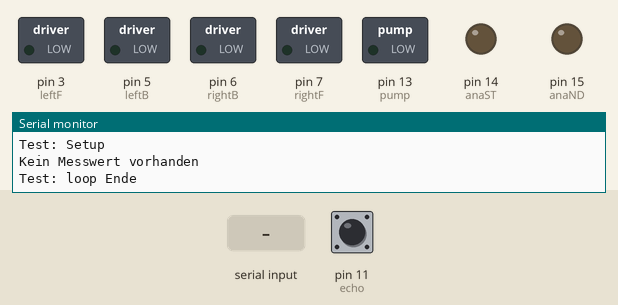
Simulated run of this sketch. Board: Arduino Uno, built with avr-gcc and run on an emulated ATmega328P. Parts: switched loads named in the sketch (green lamp = pin HIGH), output pins drawn as LEDs (lit = HIGH), the last lines printed to the serial monitor. Inputs (shaded band) come from the test bench; at power-on: pin 11 (echo) LOW. Pins used as bus, display or sensor lines are not drawn.

Above: at 1.2 s.
1.3 s: "w" received over Serial
At 3.2 s:
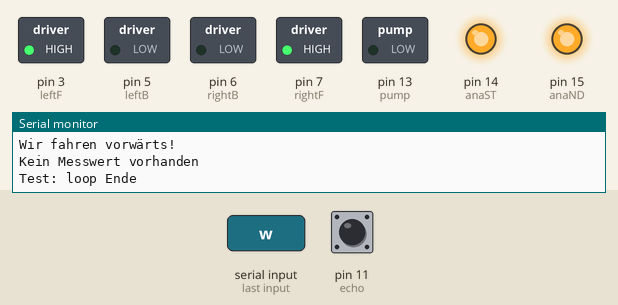
3.5 s: pin 11 (echo) pulsed HIGH 2 times (0.12 s each, 0.3 s apart)
7.1 s: pin 11 (echo) pulsed HIGH 2 times (0.12 s each, 0.3 s apart)
Timing chart, 0 to 10.1 s (numbered marks = the images above; inputs shaded):
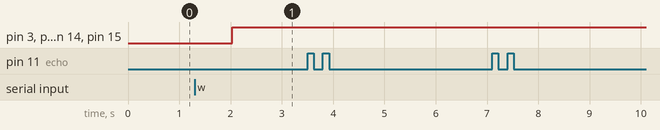

The sketch:

Loeschroboter.ino
```cpp
/*
Larissa Metzner und Jola Jacobsen
01/2023
Löschroboter
*/

#include <SPI.h>
#include <Wire.h>

//legt fest welcher Motor an welchem Pin angeschlossen ist
int leftF = 3; //links vorwärts
int leftB = 5; //links rückwärts
int rightB = 6; //rechts rückwärts
int rightF = 7; //rechts vorwärts

int anaST = 14; //der eine mit analogWrite
int anaND = 15; //der andere mit analogWrite

//legt fest welche Wassergeräte an welchem Pin angeschlossen sind
int pump = 13;
int trigger = 12;
int echo = 11;

//Variablen zur Berechnung des Wasserstandes
long duration = 0;
long distance = 0;
double percentage = 0;
double heightTank = 16; //Höhe Tank (cm)
int deviation = 2; // Höhe Sensor über maximalem Wasserspiegel

void setup()
{
  //festlegen in welchem Modus die PINs sind
  pinMode (leftF, OUTPUT);
  pinMode (leftB, OUTPUT);
  pinMode (rightF, OUTPUT);
  pinMode (rightB, OUTPUT);

  pinMode (anaST, OUTPUT);
  pinMode (anaND, OUTPUT);

  pinMode (trigger, OUTPUT);
  pinMode (echo, INPUT);
  pinMode (pump, OUTPUT);

  //Kommunikationsgeschwindikeit in Bit/sek festlegen
  Serial.begin (9600);

  Serial.println ("Test: Setup");
}

void forward ()
{
  //Pumpe ausstellen
  digitalWrite (pump, LOW);

  //Motoransteuerung zum vorwärts Fahren
  analogWrite (anaST, 255);
  analogWrite (anaND, 255);
  digitalWrite (leftF, HIGH);
  digitalWrite (rightF, HIGH);
  digitalWrite (leftB, LOW);
  digitalWrite (rightB, LOW);
}

void stop ()
{
  //Pumpe ausstellen
  digitalWrite (pump, LOW);

  //Motoransteuerung zum rückwärts Fahren
  analogWrite (anaST, 255);
  analogWrite (anaND, 255);
  digitalWrite (leftF, LOW);
  digitalWrite (rightF, LOW);
  digitalWrite (leftB, LOW);
  digitalWrite (rightB, LOW);
}

void backwards ()
{
  //Pumpe ausstellen
  digitalWrite (pump, LOW);

  //Motoransteuerung zum rückwärts Fahren
  analogWrite (anaST, 255);
  analogWrite (anaND, 255);
  digitalWrite (leftF, LOW);
  digitalWrite (rightF, LOW);
  digitalWrite (leftB, HIGH);
  digitalWrite (rightB, HIGH);
}

void left ()
{
  //Pumpe ausstellen
  digitalWrite (pump, LOW);

  //Motoransteuerung zum nach links Fahren
  analogWrite (anaST, 255);
  analogWrite (anaND, 255);
  digitalWrite (leftF, LOW);
  digitalWrite (rightF, HIGH);
  digitalWrite (leftB, HIGH);
  digitalWrite (rightB, LOW);
}

void right ()
{
  //Pumpe ausstellen
  digitalWrite (pump, LOW);

  //Motoransteuerung zum nach rechts Fahren
  analogWrite (anaST, 255);
  analogWrite (anaND, 255);
  digitalWrite (leftF, HIGH);
  digitalWrite (rightF, LOW);
  digitalWrite (leftB, LOW);
  digitalWrite (rightB, HIGH);
}

void extinguish ()
{
  //alle Motoren stoppen
  stop ();

  //Pumpe anstellen
  digitalWrite (pump, HIGH);
  Serial.println ("Wasser läuft!");
}

void loop()
{
  //Bedingungen zum Fahren, die in den Funktionen resultieren

  if (Serial.available () ) //wenn Daten gegeben sind
  {
    char command = Serial.read (); //legt char an mit dem, was das GUI sendet

    if (command == 'w' || 'VK_UP') //überprüft ob das GUI w oder Pfeil nach oben gesendet hat
    {
      forward (); //Func forward wird ausgeführt
      Serial.println ("Wir fahren vorwärts!");
    }

    else if (command == 'a' || 'VK_LEFT')
    {
      left();
      Serial.println ("Wir drehen nach links!");
    }

    else if (command == 'd' || 'VK_RIGHT')
    {
      right();
      Serial.println ("Wir drehen nach rechts!");
    }


    else if (command == 's' || 'VK_DOWN')
    {
      backwards();
      Serial.println ("Wir fahren rückwärts!");
    }

    else if (command== 'e')
    {
      stop();
      Serial.println ("Wir stoppen!");
    }

    else if (command == 'q')
    {
      extinguish();
      Serial.println ("Wir löschen!");
    }

    else //falls eine Taste genutzt wird, die keine Funktion hat
    {
      Serial.println ("Diese Eingabe hat keine Funktion!");
    }

  }

  //Stellt Messgerät für 10sek an um eine Messung durchzuführen
  digitalWrite (trigger, LOW);
  delay (5);
  digitalWrite (trigger, HIGH);
  delay (10);
  digitalWrite (trigger, LOW);

  //Berechnung des Wasserstandes
  duration = pulseIn (echo, HIGH);
  distance = (duration/2) * 0.03432; //Berechnet Entfernung vom Sensor zur Wasseroberfläche

  percentage = 100-(((distance-deviation)*100)/heightTank); //Rechnet die Entfernung um in eine Prozentzahl abhängig von der max. Füllung

  if (distance >= 500 || distance <= 0) //wenn der Tank komplett leer oder überfüllt ist
  {
    Serial.println("Kein Messwert vorhanden");
  }

  else
  {
    //serielle Ausgabe in Abhängigkeit von der berechnet Prozentzahl, um den Wasserstand bekannt zu geben

    if (percentage < 25)
    {
      //Serial.println("Sehr geringer Wasserstand!");
      //Serial.println("Bitte Wasser auffüllen.");
      Serial.println("m");
    }

    else if (percentage < 50)
    {
      //Serial.println("Wasserstand gering!");
      Serial.println("n");
    }

    else
    {
      //Serial.println("Es ist ausreichend Wasser da.");
      Serial.println("b");
    }
  }

  Serial.println("Test: loop Ende");

}
```

Measured:
- after the input at 1.3 s, pin 3 (leftF), pin 7 (rightF), pin 14 (anaST), pin 15 (anaND): LOW → HIGH after 0.73 s
